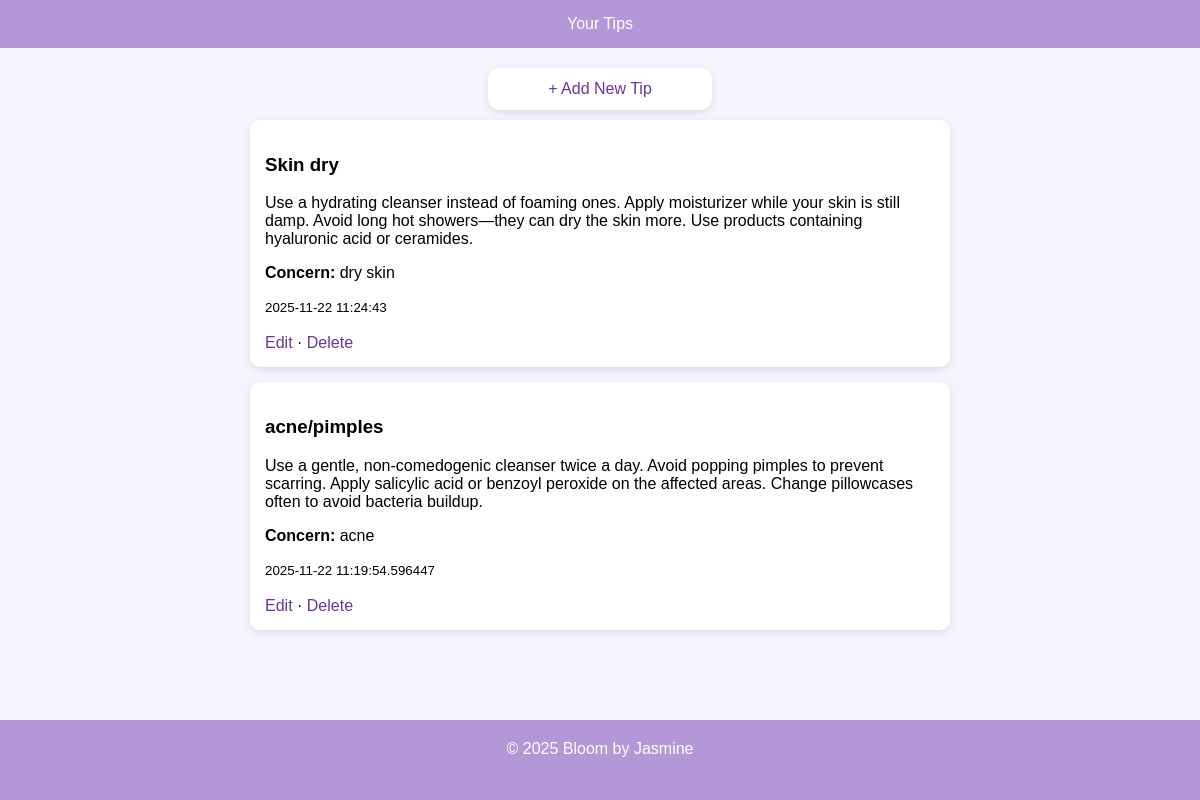
/tips (signed in), run on the app's committed database.
### tables this page shows
CREATE TABLE tips (
            id INTEGER PRIMARY KEY AUTOINCREMENT,
            user_id INTEGER,
            title TEXT,
            content TEXT,
            concern TEXT,
            created_at TIMESTAMP DEFAULT CURRENT_TIMESTAMP
        );

### main.py (the view)
@app.route("/tips")
def tips_page():
    if "user_id" not in session:
        return redirect(url_for("login"))
    conn = get_db()
    c = conn.cursor()
    c.execute("""
        SELECT id, title, content, concern, created_at
        FROM tips
        WHERE user_id=?
        ORDER BY created_at DESC
    """, (session["user_id"],))
    tips = c.fetchall()
    conn.close()
    return render_template("tips.html", tips=tips)

### main.py (called while the page is built)
def get_db():
    conn = sqlite3.connect("skincare.db")
    return conn

### templates/tips.html (shortened to what this page needs)
<!DOCTYPE html>
<html lang="en">
<head>
</head>
<body>
<div class="page-container">
<div class="content-wrap">
<header>Your Tips</header>
<div class="container">
  <a class="top-btn" href="{{ url_for('add_tips') }}">+ Add New Tip</a>
  {% if tips %}
    {% for t in tips %}
      <div class="tip-box">
        <h3>{{ t[1] }}</h3>
        <p>{{ t[2] }}</p>
        <p><b>Concern:</b> {{ t[3] }}</p>
        <small>{{ t[4] }}</small>
        <br><br>
        <a href="{{ url_for('edit_tips', tip_id=t[0]) }}">Edit</a> ·
        <a href="{{ url_for('delete_tips', tip_id=t[0]) }}">Delete</a>
      </div>
    {% endfor %}
  {% else %}
    <p style="text-align:center;">You have no tips yet.</p>
  {% endif %}
</div>
</div>
<footer>© 2025 Bloom by Jasmine</footer>
</div>
</body>
</html>

### templates/tips.html (style rules this page uses)
html, body { height:100%; margin:0; }
.page-container { min-height:100%; position:relative; }
.content-wrap { padding-bottom:80px; }
footer { position:absolute; bottom:0; width:100%; height:60px; background:#b497d6; color:white; text-align:center; padding-top:20px; }
body { background:#f8f4ff; font-family:Poppins,Arial; }
header { background:#b497d6; padding:15px; color:white; text-align:center; }
.container { width:90%; max-width:700px; margin:20px auto; }
.tip-box { background:white; padding:15px; margin-bottom:15px; border-radius:10px; box-shadow:0 3px 8px rgba(0,0,0,0.1); }
.top-btn { display:block; width:200px; margin:10px auto; padding:12px; background:white; border-radius:12px; text-align:center; color:#6a359c; box-shadow:0 3px 8px rgba(0,0,0,0.1); text-decoration:none; }
a { color:#6a359c; text-decoration:none; }

### data on the page
tips: title "Skin dry", content "Use a hydrating cleanser instead of foaming ones. Apply moisturizer while your skin is still damp. Avoid long hot showers—they can dry the skin more. Use products containing hyaluronic acid or ceramides.", concern "dry skin", created_at "2025-11-22 11:24:43"
tips: title "acne/pimples", content "Use a gentle, non-comedogenic cleanser twice a day. Avoid popping pimples to prevent scarring. Apply salicylic acid or benzoyl peroxide on the affected areas. Change pillowcases often to avoid bacteria buildup.", concern "acne", created_at "2025-11-22 11:19:54.596447"
